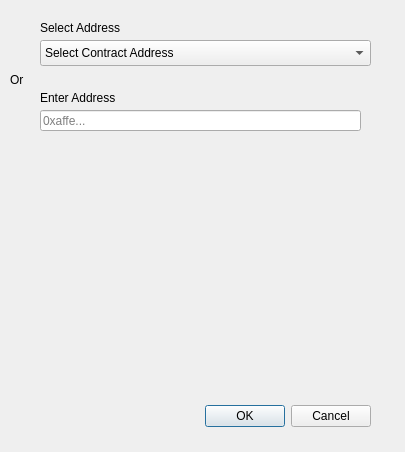
<?xml version="1.0" encoding="UTF-8"?>
<ui version="4.0">
 <class>set_storage_dialog</class>
 <widget class="QDialog" name="set_storage_dialog">
  <property name="geometry">
   <rect>
    <x>0</x>
    <y>0</y>
    <width>405</width>
    <height>452</height>
   </rect>
  </property>
  <property name="windowTitle">
   <string>Set Storage</string>
  </property>
  <widget class="QDialogButtonBox" name="buttonBox">
   <property name="geometry">
    <rect>
     <x>30</x>
     <y>400</y>
     <width>341</width>
     <height>32</height>
    </rect>
   </property>
   <property name="orientation">
    <enum>Qt::Horizontal</enum>
   </property>
   <property name="standardButtons">
    <set>QDialogButtonBox::Cancel|QDialogButtonBox::Ok</set>
   </property>
  </widget>
  <widget class="QLabel" name="select_address_lb">
   <property name="geometry">
    <rect>
     <x>40</x>
     <y>20</y>
     <width>111</width>
     <height>16</height>
    </rect>
   </property>
   <property name="text">
    <string>Select Address</string>
   </property>
  </widget>
  <widget class="QComboBox" name="address_cb">
   <property name="geometry">
    <rect>
     <x>40</x>
     <y>40</y>
     <width>331</width>
     <height>26</height>
    </rect>
   </property>
   <item>
    <property name="text">
     <string>Select Contract Address</string>
    </property>
   </item>
  </widget>
  <widget class="QLineEdit" name="address_le">
   <property name="geometry">
    <rect>
     <x>40</x>
     <y>110</y>
     <width>321</width>
     <height>21</height>
    </rect>
   </property>
   <property name="placeholderText">
    <string>0xaffe...</string>
   </property>
  </widget>
  <widget class="QLabel" name="enter_address_lb">
   <property name="geometry">
    <rect>
     <x>40</x>
     <y>90</y>
     <width>111</width>
     <height>16</height>
    </rect>
   </property>
   <property name="text">
    <string>Enter Address</string>
   </property>
  </widget>
  <widget class="QLabel" name="or_lb">
   <property name="geometry">
    <rect>
     <x>10</x>
     <y>70</y>
     <width>21</width>
     <height>20</height>
    </rect>
   </property>
   <property name="text">
    <string>Or</string>
   </property>
  </widget>
  <widget class="QWidget" name="formLayoutWidget">
   <property name="geometry">
    <rect>
     <x>40</x>
     <y>150</y>
     <width>321</width>
     <height>181</height>
    </rect>
   </property>
   <layout class="QFormLayout" name="formLayout"/>
  </widget>
 </widget>
 <resources/>
 <connections>
  <connection>
   <sender>buttonBox</sender>
   <signal>accepted()</signal>
   <receiver>set_storage_dialog</receiver>
   <slot>accept()</slot>
   <hints>
    <hint type="sourcelabel">
     <x>248</x>
     <y>254</y>
    </hint>
    <hint type="destinationlabel">
     <x>157</x>
     <y>274</y>
    </hint>
   </hints>
  </connection>
  <connection>
   <sender>buttonBox</sender>
   <signal>rejected()</signal>
   <receiver>set_storage_dialog</receiver>
   <slot>reject()</slot>
   <hints>
    <hint type="sourcelabel">
     <x>316</x>
     <y>260</y>
    </hint>
    <hint type="destinationlabel">
     <x>286</x>
     <y>274</y>
    </hint>
   </hints>
  </connection>
 </connections>
</ui>
